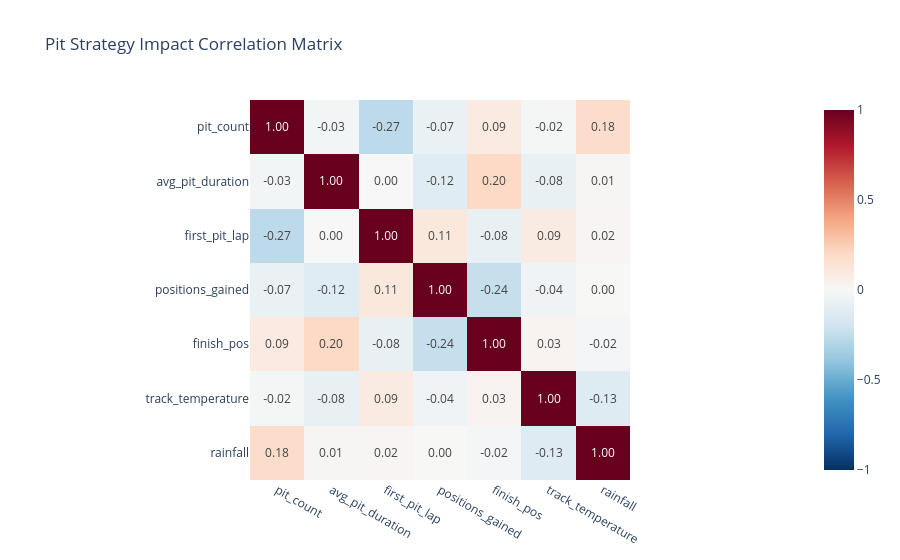

The cell this chart's notebook holds for it:
### Markdown cell above
## 4. Strategic Impact

Pit performance alone rarely explains the race result. We combine pit count, average pit duration, grid position, finish position, and weather to separate operational execution from strategic context.

### Code cell
driver_pit = pit_enriched.groupby(["session_key", "driver_number"], as_index=False).agg(
    pit_count=("lap_number", "count"),
    avg_pit_duration=("valid_pit_duration", "mean"),
    first_pit_lap=("lap_number", "min"),
    last_pit_lap=("lap_number", "max"),
)
finish = session_result[["session_key", "driver_number", "position", "points", "dnf", "dns", "dsq"]].copy()
finish["finish_pos"] = pd.to_numeric(finish["position"], errors="coerce")
grid = starting_grid[["session_key", "driver_number", "position"]].rename(columns={"position": "grid_pos"})
grid["grid_pos"] = pd.to_numeric(grid["grid_pos"], errors="coerce")
session_weather = weather.groupby("session_key", as_index=False).agg(
    rainfall=("rainfall", "max"),
    track_temperature=("track_temperature", "mean"),
)
pit_impact = (
    driver_pit
    .merge(finish, on=["session_key", "driver_number"], how="left")
    .merge(grid, on=["session_key", "driver_number"], how="left")
    .merge(session_weather, on="session_key", how="left")
)
pit_impact["positions_gained"] = pit_impact["grid_pos"] - pit_impact["finish_pos"]
pit_impact.to_csv(OUTPUT_TABLES / "pit_strategy_impact.csv", index=False)
display(pit_impact.head(20))

impact_corr = pit_impact[["pit_count", "avg_pit_duration", "first_pit_lap", "positions_gained", "finish_pos", "track_temperature", "rainfall"]].corr()
impact_corr.to_csv(OUTPUT_TABLES / "pit_impact_correlations.csv")
fig = px.imshow(
    impact_corr,
    text_auto=".2f",
    color_continuous_scale="RdBu_r",
    zmin=-1,
    zmax=1,
    title="Pit Strategy Impact Correlation Matrix",
)
save_fig(fig, "pit_strategy_impact_correlation")

### Figure 1 — Plotly figure (JSON) as saved in the notebook; plotly's stock layout.template omitted (floating-point values rounded to 4 significant figures)
{"data": [{"coloraxis": "coloraxis", "hovertemplate": "x: %{x}<br>y: %{y}<br>color: %{z}<extra></extra>", "name": "0", "texttemplate": "%{z:.2f}", "type": "heatmap", "x": ["pit_count", "avg_pit_duration", "first_pit_lap", "positions_gained", "finish_pos", "track_temperature", "rainfall"], "xaxis": "x", "y": ["pit_count", "avg_pit_duration", "first_pit_lap", "positions_gained", "finish_pos", "track_temperature", "rainfall"], "yaxis": "y", "z": [[1.0, -0.02726, -0.2674, -0.06747, 0.09096, -0.01665, 0.1831], [-0.02726, 1.0, -0.0003228, -0.1198, 0.2047, -0.08127, 0.01414], [-0.2674, -0.0003228, 1.0, 0.1066, -0.079, 0.08709, 0.01837], [-0.06747, -0.1198, 0.1066, 1.0, -0.2371, -0.03938, 0.003223], [0.09096, 0.2047, -0.079, -0.2371, 1.0, 0.02774, -0.02356], [-0.01665, -0.08127, 0.08709, -0.03938, 0.02774, 1.0, -0.1317], [0.1831, 0.01414, 0.01837, 0.003223, -0.02356, -0.1317, 1.0]]}], "layout": {"coloraxis": {"cmax": 1, "cmin": -1, "colorscale": [[0.0, "rgb(5,48,97)"], [0.1, "rgb(33,102,172)"], [0.2, "rgb(67,147,195)"], [0.3, "rgb(146,197,222)"], [0.4, "rgb(209,229,240)"], [0.5, "rgb(247,247,247)"], [0.6, "rgb(253,219,199)"], [0.7, "rgb(244,165,130)"], [0.8, "rgb(214,96,77)"], [0.9, "rgb(178,24,43)"], [1.0, "rgb(103,0,31)"]]}, "title": {"text": "Pit Strategy Impact Correlation Matrix"}, "xaxis": {"anchor": "y", "constrain": "domain", "domain": [0.0, 1.0], "scaleanchor": "y"}, "yaxis": {"anchor": "x", "autorange": "reversed", "constrain": "domain", "domain": [0.0, 1.0]}}}
